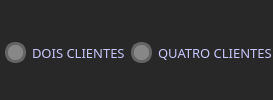
              <widget class="QFrame" name="frame_27">
               <property name="styleSheet">
                <string notr="true">background-color: rgb(40, 40, 40);
border-radius: 10px;
color:rgb(200, 200, 255);</string>
               </property>
               <property name="frameShape">
                <enum>QFrame::StyledPanel</enum>
               </property>
               <property name="frameShadow">
                <enum>QFrame::Raised</enum>
               </property>
               <layout class="QHBoxLayout" name="horizontalLayout_13">
                <property name="spacing">
                 <number>5</number>
                </property>
                <property name="leftMargin">
                 <number>5</number>
                </property>
                <property name="topMargin">
                 <number>5</number>
                </property>
                <property name="rightMargin">
                 <number>0</number>
                </property>
                <property name="bottomMargin">
                 <number>0</number>
                </property>
                <item>
                 <widget class="QFrame" name="frame_42">
                  <property name="frameShape">
                   <enum>QFrame::StyledPanel</enum>
                  </property>
                  <property name="frameShadow">
                   <enum>QFrame::Raised</enum>
                  </property>
                  <layout class="QHBoxLayout" name="horizontalLayout_38">
                   <property name="spacing">
                    <number>0</number>
                   </property>
                   <property name="leftMargin">
                    <number>0</number>
                   </property>
                   <property name="topMargin">
                    <number>0</number>
                   </property>
                   <property name="rightMargin">
                    <number>0</number>
                   </property>
                   <property name="bottomMargin">
                    <number>0</number>
                   </property>
                   <item>
                    <widget class="QCheckBox" name="cbox_2cli">
                     <property name="sizePolicy">
                      <sizepolicy hsizetype="Expanding" vsizetype="Expanding">
                       <horstretch>0</horstretch>
                       <verstretch>0</verstretch>
                      </sizepolicy>
                     </property>
                     <property name="font">
                      <font>
                       <family>Quicksand</family>
                       <pointsize>10</pointsize>
                      </font>
                     </property>
                     <property name="styleSheet">
                      <string notr="true">QCheckBox::indicator{
	border: 3px solid rgb(100, 100, 100);
	width: 15px;
	height:15px;
	border-radius: 10px;
	background-color: rgb(135, 135, 135);
}
QCheckBox::indicator:checked{
	border: 3px solid rgb(195, 156, 0);
	background-color: rgb(255, 255, 127);
}</string>
                     </property>
                     <property name="text">
                      <string>DOIS CLIENTES</string>
                     </property>
                    </widget>
                   </item>
                  </layout>
                 </widget>
                </item>
                <item>
                 <widget class="QFrame" name="frame_43">
                  <property name="frameShape">
                   <enum>QFrame::StyledPanel</enum>
                  </property>
                  <property name="frameShadow">
                   <enum>QFrame::Raised</enum>
                  </property>
                  <layout class="QHBoxLayout" name="horizontalLayout_39">
                   <property name="spacing">
                    <number>0</number>
                   </property>
                   <property name="leftMargin">
                    <number>0</number>
                   </property>
                   <property name="topMargin">
                    <number>0</number>
                   </property>
                   <property name="rightMargin">
                    <number>0</number>
                   </property>
                   <property name="bottomMargin">
                    <number>0</number>
                   </property>
                   <item>
                    <widget class="QCheckBox" name="cbox_4cli">
                     <property name="sizePolicy">
                      <sizepolicy hsizetype="Expanding" vsizetype="Expanding">
                       <horstretch>0</horstretch>
                       <verstretch>0</verstretch>
                      </sizepolicy>
                     </property>
                     <property name="font">
                      <font>
                       <family>Quicksand</family>
                       <pointsize>10</pointsize>
                      </font>
                     </property>
                     <property name="styleSheet">
                      <string notr="true">QCheckBox::indicator{
	border: 3px solid rgb(100, 100, 100);
	width: 15px;
	height:15px;
	border-radius: 10px;
	background-color: rgb(135, 135, 135);
}
QCheckBox::indicator:checked{
	border: 3px solid rgb(195, 156, 0);
	background-color: rgb(255, 255, 127);
}</string>
                     </property>
                     <property name="text">
                      <string>QUATRO CLIENTES</string>
                     </property>
                    </widget>
                   </item>
                  </layout>
                 </widget>
                </item>
               </layout>
              </widget>
